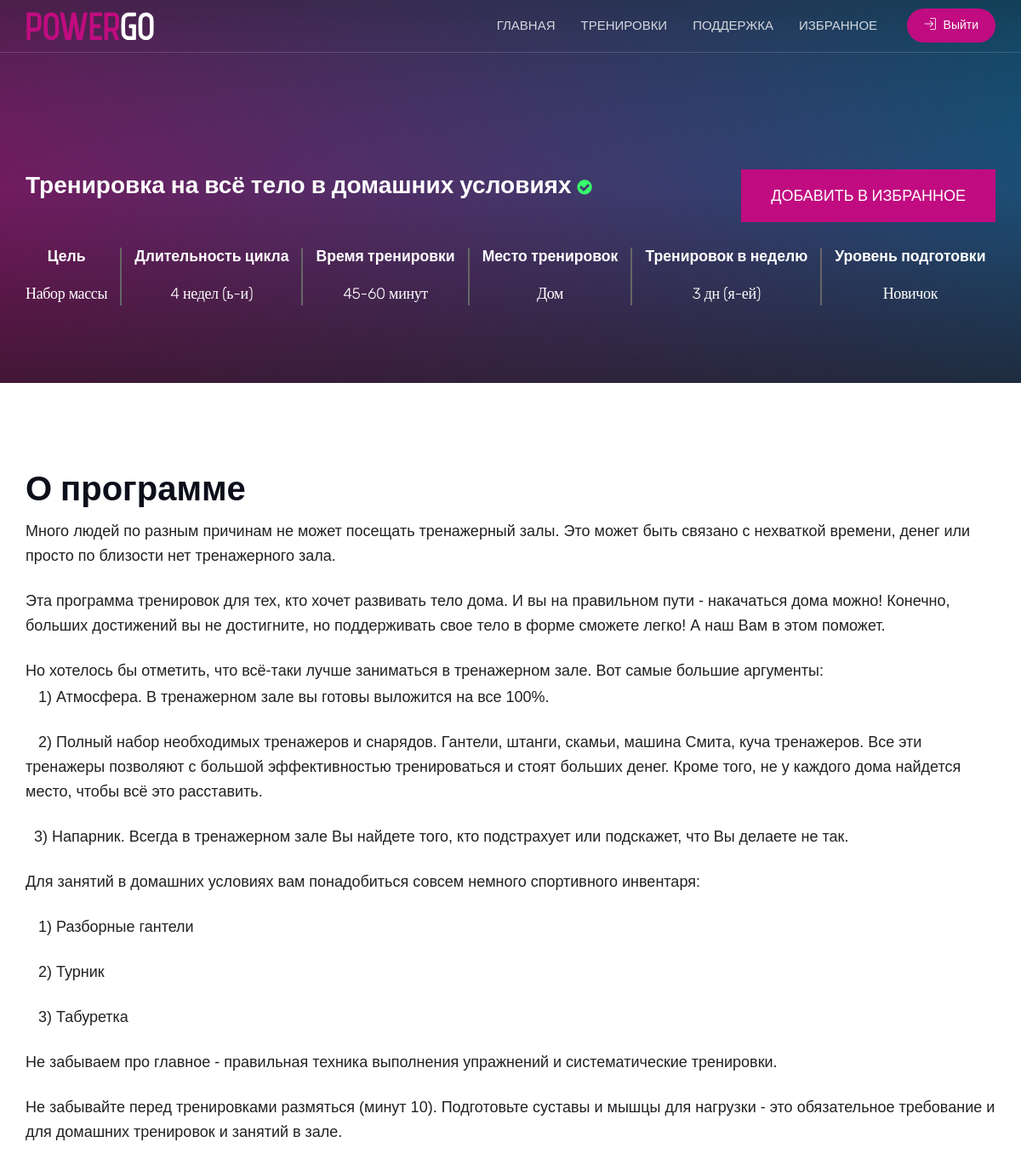
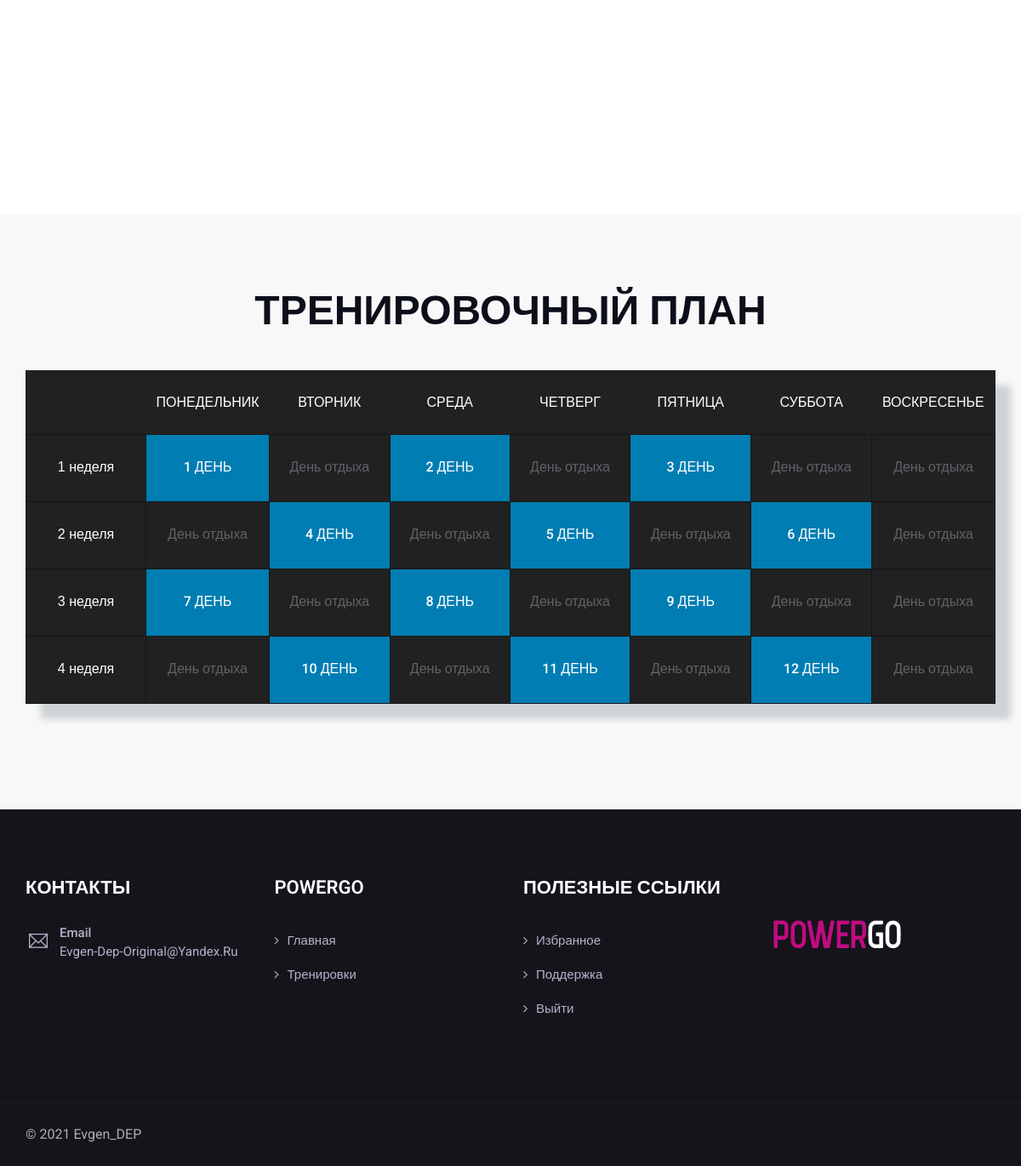
Screenshot of /training/page/1/ (signed in) with the database file from the repository (2 pictures, top to bottom).
### mainapp/models.py (models this page shows, shortened)
class Training(models.Model):
    name = models.CharField(verbose_name='тренировка', max_length=128, unique=True)
    purpose = models.CharField(verbose_name='цель', max_length=64)
    cycle_duration = models.IntegerField(verbose_name='длительность цикла')
    training_time_ot = models.IntegerField(verbose_name='время тренировки от')
    training_time_do = models.IntegerField(verbose_name='время тренировки до')
    training_place = models.ForeignKey(TrainingPlace,
                                  on_delete=models.CASCADE)
    training_sessions_per_week = models.IntegerField(verbose_name='тренировок в неделю')
    level_training = models.ForeignKey(LevelTraining,
                                  on_delete=models.CASCADE)
    text = SummernoteTextField(verbose_name='о программе')
    img = models.ImageField(verbose_name='превью', upload_to='img/training_list/')
    class Meta:
        verbose_name = 'тренировка'
        verbose_name_plural = 'тренировки'

class TrainingPlace(models.Model):
    training_place = models.CharField(verbose_name='место тренировок', max_length=128, unique=True)
    def __str__(self):
        return f'{self.training_place}'
    class Meta:
        verbose_name = 'место тренировок'
        verbose_name_plural = 'место тренировок'

class LevelTraining(models.Model):
    level_training = models.CharField(verbose_name='уровень подготовки', max_length=128, unique=True)
    def __str__(self):
        return f'{self.level_training}'
    class Meta:
        verbose_name = 'уровень подготовки'
        verbose_name_plural = 'уровень подготовки'

class Weeks(models.Model):
    training = models.ForeignKey(Training,
                                  on_delete=models.CASCADE)
    week = models.IntegerField(verbose_name='неделя')
    class Meta:
        verbose_name = 'неделя'
        verbose_name_plural = 'недели'

class Day(models.Model):
    training = models.ForeignKey(Training,
                                 on_delete=models.CASCADE)
    weeks = models.ForeignKey(Weeks,
                                 on_delete=models.CASCADE)
    category = models.CharField(max_length=2, choices=Category.choices,
                                verbose_name='день недели')
    day = models.IntegerField(verbose_name='день')
    class Meta:
        verbose_name = 'день'
        verbose_name_plural = 'дни'

### mainapp/views.py (the view)
# urls.py: path('training/page/<int:pk>/', mainapp.training_page, name='training_page'),
def training_page(request, pk):
    trainingpage = Training.objects.get(pk=pk)
    weeks = Weeks.objects.filter(training_id=pk)
    day = Day.objects.filter(training_id=pk)
    exercises = Exercises.objects.filter(day_id=pk)
    cat = Category
    context = {
        'trainingpage': trainingpage,
        'weeks': weeks,
        'day': day,
        'exercises': exercises,
        'cat': cat,
        'title': 'POWERGO',
    }
    return render(request, 'mainapp/training_page.html', context)

### mainapp/templates/mainapp/training_page.html (shortened to what this page needs)
{% extends 'mainapp/base.html' %}
{% load static %}
{% block content %}
    <div class="page-content bg-white">
        <div class="dlab-bnr-inr dlab-bnr-inr-sm "
             style="background-image:url(/static/images/main-slider/intro-2.png); ">
            <div class="container">
                <div class="dlab-bnr-inr-entry">
                    <div class="wonder-bx text-white">
                        <div class="wonder-title">
                            <h2>{{ trainingpage.name }} <i
                                    class="fa font-20 align-self-center fa-check-circle"></i></h2>
                        </div>
                        <div class="wonder-btn">
                            <a href="{% url 'basketapp:add' trainingpage.id %}"
                               class="site-button button-lg radius-no text-uppercase js-sctipts-korsina">Добавить
                                в избранное</a>
                        </div>
                    </div>
                    <div class="m-b50">
                        <div class="info-card info-card-2 ">
                            <div class="item">
                                <div class="info-head info-head-2 info-head-2-3">
                                    Цель
                                </div>
                                <div class="info-text info-text-2">
                                    {{ trainingpage.purpose }}
                                </div>
                            </div>
                            <div class="item">
                                <div class="info-head info-head-2">
                                    Длительность цикла
                                </div>
                                <div class="info-text info-text-2">
                                    {{ trainingpage.cycle_duration }} недел (ь-и)
                                </div>
                            </div>
                            <div class="item">
                                <div class="info-head info-head-2">
                                    Время тренировки
                                </div>
                                <div class="info-text info-text-2">
                                    {{ trainingpage.training_time_ot }}-{{ trainingpage.training_time_do }} минут
                                </div>
                            </div>
                            <div class="item">
                                <div class="info-head info-head-2">
                                    Место тренировок
                                </div>
                                <div class="info-text info-text-2">
                                    {{ trainingpage.training_place }}
                                </div>
                            </div>
                            <div class="item">
                                <div class="info-head info-head-2">
                                    Тренировок в неделю
                                </div>
                                <div class="info-text info-text-2">
                                    {{ trainingpage.training_sessions_per_week }} дн (я-ей)
                                </div>
                            </div>
                            <div class="item">
                                <div class="info-head info-head-2">
                                    Уровень подготовки
                                </div>
                                <div class="info-text info-text-2">
                                    {{ trainingpage.level_training }}
                                </div>
                            </div>
                        </div>
                    </div>
                </div>
            </div>
        </div>
        <div class="content-block" id="page_content">
            <div class="section-full content-inner">
                <div class="container">
                    <div class="row">
                        <div class="col-md-12 p-b30">
                            <div class="section-head text-black mb-3">
                                <h2 class="box-title">О программе</h2>
                                {{ trainingpage.text|safe }}
                            </div>
                        </div>
                    </div>
                </div>
            </div>
        </div>
    </div>
    {% if user.is_authenticated %}
    <section class="classtime-section class-time-table spad">
        <div class="container">
            <div class="row">
                <div class="col-lg-12 text-center">
                    <div class="section-title">
                        <h2>Тренировочный план</h2>
                    </div>
                </div>
            </div>
            <div class="classtime-table">
                <table>
                    <thead>
                    <tr>
                        <th></th>
                        <th>Понедельник</th>
                        <th>Вторник</th>
                        <th>Среда</th>
                        <th>Четверг</th>
                        <th>Пятница</th>
                        <th>Суббота</th>
                        <th>Воскресенье</th>
                    </tr>
                    </thead>
                    <tbody>
                    {% for i in weeks %}
                        <tr>
                            <td class="workout-time">{{ i.week }} неделя</td>
                            {% for item in day %}
                                {% if i == item.weeks %}
                                    {% if item.category == 'MO' %}
                                        {% if item.day == 0 %}
                                            <td>День отдыха</td>
                                        {% else %}
                                            <td class="hover-bg ts-item">
                                                <a href="{% url 'mainapp:training_day_page' item.id %}">{{ item.day }} день</a>
                                            </td>
                                        {% endif %}
                                    {% elif  item.category == 'TU' %}
                                        {% if item.day == 0 %}
                                            <td>День отдыха</td>
                                        {% else %}
                                            <td class="hover-bg ts-item">
                                                <a href="{% url 'mainapp:training_day_page' item.id %}">{{ item.day }} день</a>
                                            </td>
                                        {% endif %}
                                    {% elif  item.category == 'WE' %}
                                        {% if item.day == 0 %}
                                            <td>День отдыха</td>
                                        {% else %}
                                            <td class="hover-bg ts-item">
                                                <a href="{% url 'mainapp:training_day_page' item.id %}">{{ item.day }} день</a>
                                            </td>
                                        {% endif %}
                                    {% elif  item.category == 'TH' %}
                                        {% if item.day == 0 %}
                                            <td>День отдыха</td>
                                        {% else %}
                                            <td class="hover-bg ts-item">
                                                <a href="{% url 'mainapp:training_day_page' item.id %}">{{ item.day }} день</a>
                                            </td>
                                        {% endif %}
                                    {% elif  item.category == 'FR' %}
                                        {% if item.day == 0 %}
                                            <td>День отдыха</td>
                                        {% else %}
                                            <td class="hover-bg ts-item">
                                                <a href="{% url 'mainapp:training_day_page' item.id %}">{{ item.day }} день</a>
                                            </td>
                                        {% endif %}
                                    {% elif  item.category == 'SA' %}
                                        {% if item.day == 0 %}
                                            <td>День отдыха</td>
                                        {% else %}
                                            <td class="hover-bg ts-item">
                                                <a href="{% url 'mainapp:training_day_page' item.id %}">{{ item.day }} день</a>
                                            </td>
                                        {% endif %}
                                    {% elif  item.category == 'SU' %}
                                        {% if item.day == 0 %}
                                            <td>День отдыха</td>
                                        {% else %}
                                            <td class="hover-bg ts-item">
                                                <a href="{% url 'mainapp:training_day_page' item.id %}">{{ item.day }} день</a>
                                            </td>
                                        {% endif %}
                                    {% else %}
                                        <td>
                                            День выходной
                                        </td>
                                    {% endif %}
                                {% endif %}
                            {% endfor %}
                        </tr>
                    {% endfor %}
                    </tbody>
                </table>
            </div>
        </div>
    </section>
    {% endif %}
{% endblock %}

### static/css/style-time.css (style rules this page uses)
.section-title h2 { font-size: 48px; font-weight: 600; margin-bottom: 18px; text-transform: uppercase; }
.spad { padding-top: 100px; padding-bottom: 100px; }
.classtime-section { padding-top: 90px; }
.classtime-section .section-title { margin-bottom: 48px; }
.classtime-table .ts-item { -webkit-transition: all 0.4s; -o-transition: all 0.4s; transition: all 0.4s; }
.classtime-table table { width: 100%; border: 1px solid #1f1f1f; background: #212121; text-align: center; box-shadow: 18px 18px 8px 0px rgba(34, 60, 80, 0.2); }
.classtime-table table thead tr th { font-size: 16px; color: #ffffff; font-weight: 500; text-transform: uppercase; font-family: "Oswald", sans-serif; padding: 25px 5px; }
.classtime-table table tbody { border-top: 1px solid #171717; }
.classtime-table table tbody tr td { text-align: center; border-right: 1px solid #171717; border-bottom: 1px solid #171717; width: 146px; padding: 26px 10px 28px; position: relative; z-index: 1; }
.classtime-table table tbody tr td:after { position: absolute; left: 0; top: 0; width: 100%; height: 100%; background-color: #C00C80; content: ""; opacity: 0; z-index: -1; -webkit-transition: all 0.3s; -o-transition: all 0.3s; transition: all 0.3s; }
.classtime-table table tbody tr td.ts-item { background-color: #007DB2; }
.classtime-table table tbody tr td.workout-time { font-size: 16px; color: #ffffff; font-weight: 500; font-family: "Oswald", sans-serif; }
.classtime-table table tbody tr a { color: #fff; font-weight: 500; text-transform: uppercase; -webkit-transition: all 0.3s; -o-transition: all 0.3s; transition: all 0.3s; }
.info-card { display: flex; padding-top: 30px; }
.item { margin-right: 15px; padding-right: 15px; border-right:2px solid #666; }
.info-head { font-size: 1.1em; line-height: 20px; color: #666; }
.info-text { font-family: 'Rubik'; font-style: normal; font-weight: 700; font-size: 18px; line-height: 28px; letter-spacing: -.02em; color: #323232; }
.item:before { position: absolute; right: 0; display: inline-block; height: 41px; width: 1px; background: #e6e6e6; margin-top: 2px; }
.item:last-child { border: none!important; }
.info-card-2 { text-align: center; }
.info-head-2 { color: #fff; font-weight: 900; }
.info-text-2 { color: #fff; font-weight: 100; margin-top: 20px; }
.info-card-2 { position: absolute; }

### rows the page displays
Training: name "Тренировка на всё тело в домашних условиях", purpose "Набор массы", cycle_duration "4", training_time_ot "45", training_time_do "60", training_place "Дом", training_sessions_per_week "3", level_training "Новичок", text "Много людей по разным причинам не может посещать тренажерный залы. Это может быть связано с нехваткой времени, денег или просто по близости нет тренажерного зала. Эта программа тренировок для тех, кто хочет развивать тело дома. И вы на правильном пути - накачаться дома можно! Конечно, больших достижений вы не достигните, но поддерживать свое тело в форме сможете легко! А наш Вам в этом поможет. Но хотелось бы отметить, что всё-таки лучше заниматься в тренажерном зале. Вот самые большие аргументы: 1) Атмосфера. В тренажерном зале вы готовы выложится на все 100%. 2) Полный набор необходимых тренажеров и снарядов. Гантели, штанги, скамьи, машина Смита, куча тренажеров. Все эти тренажеры…"
Weeks: week "1"
Day: day "1"
Day: category "День отдыха"
Day: day "2"
Day: category "День отдыха"
Day: day "3"
Day: category "День отдыха"
Day: category "День отдыха"
Weeks: week "2"
Day: category "День отдыха"
Day: day "4"
Day: category "День отдыха"
Day: day "5"
Day: category "День отдыха"
Day: day "6"
Day: category "День отдыха"
Weeks: week "3"
Day: day "7"
Day: category "День отдыха"
Day: day "8"
Day: category "День отдыха"
Day: day "9"
Day: category "День отдыха"
Day: category "День отдыха"
Weeks: week "4"
Day: category "День отдыха"
Day: day "10"
Day: category "День отдыха"
Day: day "11"
Day: category "День отдыха"
Day: day "12"
Day: category "День отдыха"
